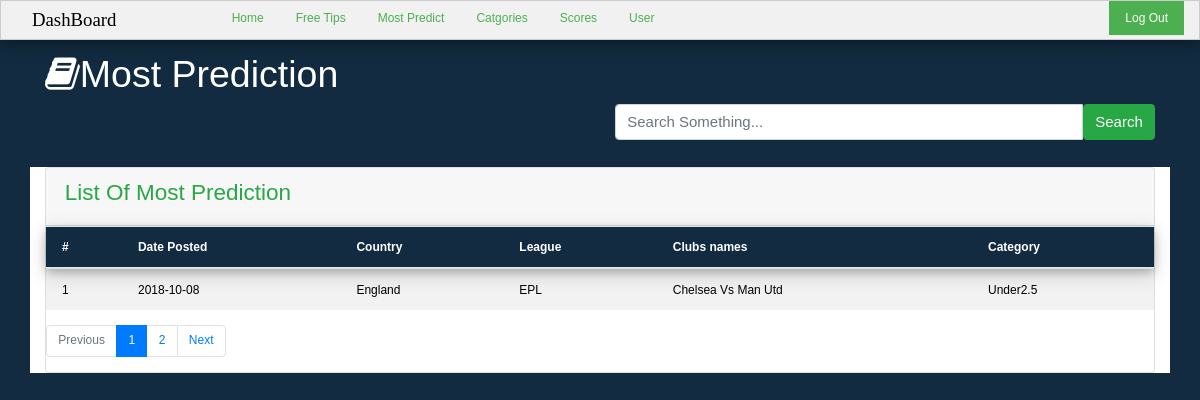
Page /dash/most-page.php on the committed database.
### tables this page shows
CREATE TABLE IF NOT EXISTS `mostpredict_tb` (
  `id_mostpredict` int(11) NOT NULL AUTO_INCREMENT,
  `dateposted` date NOT NULL,
  `country` varchar(50) NOT NULL,
  `league` varchar(50) NOT NULL,
  `club_names` varchar(50) NOT NULL,
  `category` varchar(50) NOT NULL,
  PRIMARY KEY (`id_mostpredict`,`dateposted`)
);

### database/Models.php (called while the page is built, shortened)
<?php
class Model {
    private $charset="utf8";
    protected function connect(){
        $this->dbhost=db_host;
        $this->dbuser=db_user;
        $this->dbpassword=db_pass;
        $this->dbname=db_name;
        try{
        $pdo_db = "mysql:host=".$this->dbhost.";dbname=".$this->dbname.";charset=".$this->charset;
        $this->CONN = new PDO($pdo_db, $this->dbuser, $this->dbpassword);
        $this->CONN->setAttribute(PDO::ATTR_ERRMODE, PDO::ERRMODE_EXCEPTION);
        return $this->CONN;
        }
        catch (PDOException $e ){
            echo $e->getMessage();
        }
    }
}

### pageControllers/mostpredict.php (the view, shortened to what this page needs)
<?php
include_once '../database/Models.php';
class mostpredict extends Model{
    public function getfreeTabel(){
        try{
            $query = "SELECT * FROM mostpredict_tb";
            $stmt = $this->connect()->query($query);
            if($stmt->rowCount()>0){
                while ($rows = $stmt->fetch(PDO::FETCH_ASSOC)){
                    $postTable='<tr>
                            <td scope="row">'.$rows['id_mostpredict'].'</td>
                            <td>'.$rows['dateposted'].'</td>
                            <td>'.$rows['country'].'</td>
                            <td>'.$rows['league'].'</td>
                            <td>'.$rows['club_names'].'</td>
                            <td>'.$rows['category'].'</td>
                        </tr>';
                    echo $postTable;
                }
            }
        }
        catch (Exception $ex){
            echo $ex->getMessage();
        }
    }
}

### res/w3-3.css (style rules this page uses)
*,*:before,*:after { box-sizing:inherit }
html { -ms-text-size-adjust:100%;-webkit-text-size-adjust:100% }
body { margin:0 }
html,body { font-family:Verdana,sans-serif;font-size:15px;line-height:1.5 }
html { overflow-x:hidden }
.w3-table td,.w3-table th,.w3-table-all td,.w3-table-all th { padding:8px 8px;display:table-cell;text-align:left;vertical-align:top }
.w3-table th:first-child,.w3-table td:first-child,.w3-table-all th:first-child,.w3-table-all td:first-child { padding-left:16px }

### res/mainstyle.css (style rules this page uses)
body { margin: 0px; font-size: 12px; font-family: Arial,Helvetica,sans-serif; background-color: #122b40; color: #fff; }

### rows in the picture
mostpredict_tb: id_mostpredict "1", dateposted "2018-10-08", country "England", league "EPL", club_names "Chelsea Vs Man Utd", category "Under2.5"
